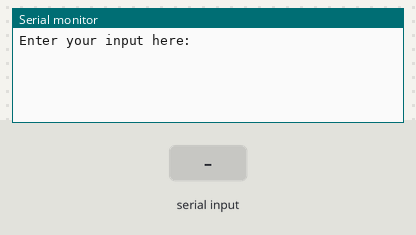
Simulated run of this sketch. Board: Arduino Uno, built with avr-gcc and run on an emulated ATmega328P. Parts: the last lines printed to the serial monitor. The test bench sets the inputs (shaded band).

Above: at 1.2 s.
1.3 s: "90,45\n" received over Serial
At 2.0 s:
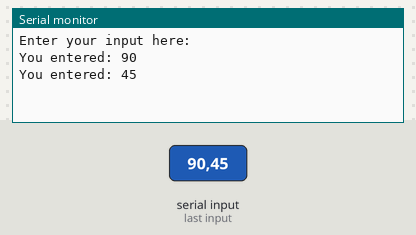
2.8 s: "30,150\n" received over Serial
At 4.6 s:
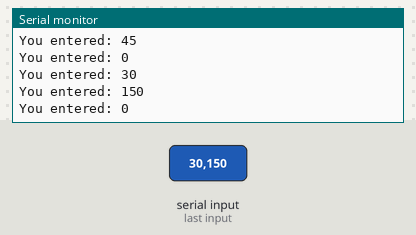
Timing chart, 0 to 6.1 s (numbered marks = the images above; inputs shaded):
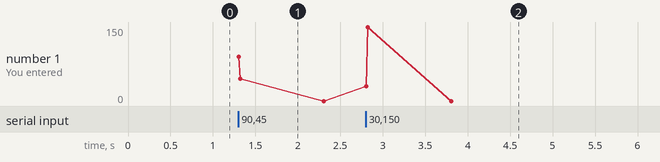

Measured:
- after the input at 1.3 s, the serial monitor: prints a new line at once (image 1)
- after the input at 2.8 s, the serial monitor: prints a new line at once (image 2)

The sketch:

Enter.ino
```cpp
int xInteger;
float yFloat;
String zString;

void setup() {
  // put your setup code here, to run once:
Serial.begin(9600); // Initialize serial communication
Serial.println("Enter your input here:");
}

void loop() {
  // put your main code here, to run repeatedly:
if (Serial.available() > 0){
  xInteger = Serial.parseInt(); //Used as serial accepts characters as well and to limit it to integers we use parseInt

  Serial.print("You entered: ");
  Serial.println(xInteger);
}
}
```
